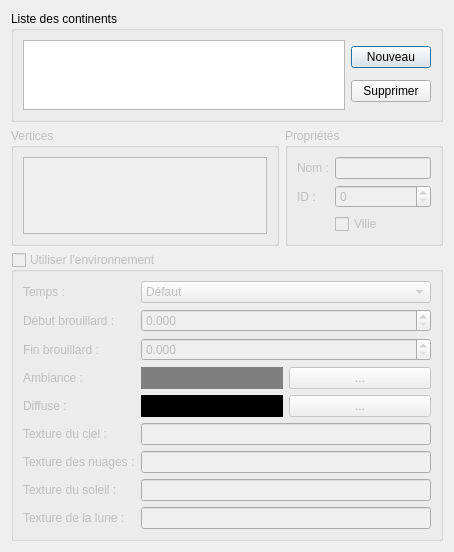
<?xml version="1.0" encoding="UTF-8"?>
<ui version="4.0">
 <class>ContinentEditDialog</class>
 <widget class="QDialog" name="ContinentEditDialog">
  <property name="geometry">
   <rect>
    <x>0</x>
    <y>0</y>
    <width>454</width>
    <height>523</height>
   </rect>
  </property>
  <property name="windowTitle">
   <string>Édition des continents</string>
  </property>
  <property name="windowIcon">
   <iconset resource="MainFrame.qrc">
    <normaloff>:/MainFrame/Resources/edit_continents.png</normaloff>:/MainFrame/Resources/edit_continents.png</iconset>
  </property>
  <layout class="QVBoxLayout" name="verticalLayout">
   <item>
    <widget class="QGroupBox" name="groupBox">
     <property name="title">
      <string>Liste des continents</string>
     </property>
     <layout class="QHBoxLayout" name="horizontalLayout">
      <item>
       <widget class="QListWidget" name="continentList">
        <property name="editTriggers">
         <set>QAbstractItemView::NoEditTriggers</set>
        </property>
       </widget>
      </item>
      <item>
       <layout class="QVBoxLayout" name="verticalLayout_2">
        <property name="leftMargin">
         <number>0</number>
        </property>
        <item>
         <widget class="QPushButton" name="newContinent">
          <property name="text">
           <string>Nouveau</string>
          </property>
          <property name="icon">
           <iconset resource="MainFrame.qrc">
            <normaloff>:/MainFrame/Resources/add.png</normaloff>:/MainFrame/Resources/add.png</iconset>
          </property>
         </widget>
        </item>
        <item>
         <widget class="QPushButton" name="deleteContinent">
          <property name="text">
           <string>Supprimer</string>
          </property>
          <property name="icon">
           <iconset resource="MainFrame.qrc">
            <normaloff>:/MainFrame/Resources/remove.png</normaloff>:/MainFrame/Resources/remove.png</iconset>
          </property>
         </widget>
        </item>
       </layout>
      </item>
     </layout>
    </widget>
   </item>
   <item>
    <layout class="QHBoxLayout" name="horizontalLayout_2">
     <property name="topMargin">
      <number>0</number>
     </property>
     <item>
      <widget class="QGroupBox" name="groupVertices">
       <property name="enabled">
        <bool>false</bool>
       </property>
       <property name="title">
        <string>Vertices</string>
       </property>
       <layout class="QVBoxLayout" name="verticalLayout_3">
        <item>
         <widget class="QListWidget" name="vertexList">
          <property name="editTriggers">
           <set>QAbstractItemView::NoEditTriggers</set>
          </property>
         </widget>
        </item>
       </layout>
      </widget>
     </item>
     <item>
      <widget class="QGroupBox" name="groupProperties">
       <property name="enabled">
        <bool>false</bool>
       </property>
       <property name="title">
        <string>Propriétés</string>
       </property>
       <layout class="QFormLayout" name="formLayout">
        <item row="0" column="0">
         <widget class="QLabel" name="label">
          <property name="text">
           <string>Nom :</string>
          </property>
         </widget>
        </item>
        <item row="0" column="1">
         <widget class="QLineEdit" name="name"/>
        </item>
        <item row="3" column="1">
         <widget class="QCheckBox" name="town">
          <property name="text">
           <string>Ville</string>
          </property>
         </widget>
        </item>
        <item row="1" column="0">
         <widget class="QLabel" name="label_2">
          <property name="text">
           <string>ID :</string>
          </property>
         </widget>
        </item>
        <item row="1" column="1">
         <widget class="QSpinBox" name="ID">
          <property name="maximum">
           <number>99999</number>
          </property>
         </widget>
        </item>
       </layout>
      </widget>
     </item>
    </layout>
   </item>
   <item>
    <widget class="QGroupBox" name="useEnvir">
     <property name="enabled">
      <bool>false</bool>
     </property>
     <property name="title">
      <string>Utiliser l'environnement</string>
     </property>
     <property name="checkable">
      <bool>true</bool>
     </property>
     <property name="checked">
      <bool>false</bool>
     </property>
     <layout class="QFormLayout" name="formLayout_2">
      <item row="0" column="0">
       <widget class="QLabel" name="label_3">
        <property name="text">
         <string>Temps :</string>
        </property>
       </widget>
      </item>
      <item row="0" column="1">
       <widget class="QComboBox" name="weather">
        <item>
         <property name="text">
          <string>Défaut</string>
         </property>
        </item>
        <item>
         <property name="text">
          <string>Tempête</string>
         </property>
        </item>
        <item>
         <property name="text">
          <string>Pluie</string>
         </property>
        </item>
        <item>
         <property name="text">
          <string>Neige</string>
         </property>
        </item>
        <item>
         <property name="text">
          <string>Soleil</string>
         </property>
        </item>
       </widget>
      </item>
      <item row="1" column="0">
       <widget class="QLabel" name="label_4">
        <property name="text">
         <string>Début brouillard :</string>
        </property>
       </widget>
      </item>
      <item row="1" column="1">
       <widget class="QDoubleSpinBox" name="startFog">
        <property name="decimals">
         <number>3</number>
        </property>
        <property name="maximum">
         <double>9999.000000000000000</double>
        </property>
       </widget>
      </item>
      <item row="2" column="0">
       <widget class="QLabel" name="label_5">
        <property name="text">
         <string>Fin brouillard :</string>
        </property>
       </widget>
      </item>
      <item row="2" column="1">
       <widget class="QDoubleSpinBox" name="endFog">
        <property name="decimals">
         <number>3</number>
        </property>
        <property name="maximum">
         <double>9999.000000000000000</double>
        </property>
       </widget>
      </item>
      <item row="3" column="0">
       <widget class="QLabel" name="label_6">
        <property name="text">
         <string>Ambiance :</string>
        </property>
       </widget>
      </item>
      <item row="3" column="1">
       <layout class="QHBoxLayout" name="horizontalLayout_3">
        <item>
         <widget class="QWidget" name="ambient" native="true">
          <property name="styleSheet">
           <string notr="true">background-color:#7f7f7f;</string>
          </property>
         </widget>
        </item>
        <item>
         <widget class="QPushButton" name="setAmbient">
          <property name="text">
           <string>...</string>
          </property>
         </widget>
        </item>
       </layout>
      </item>
      <item row="4" column="0">
       <widget class="QLabel" name="label_7">
        <property name="text">
         <string>Diffuse :</string>
        </property>
       </widget>
      </item>
      <item row="4" column="1">
       <layout class="QHBoxLayout" name="horizontalLayout_4">
        <item>
         <widget class="QWidget" name="diffuse" native="true">
          <property name="styleSheet">
           <string notr="true">background-color:#000000;</string>
          </property>
         </widget>
        </item>
        <item>
         <widget class="QPushButton" name="setDiffuse">
          <property name="text">
           <string>...</string>
          </property>
         </widget>
        </item>
       </layout>
      </item>
      <item row="5" column="0">
       <widget class="QLabel" name="label_8">
        <property name="text">
         <string>Texture du ciel :</string>
        </property>
       </widget>
      </item>
      <item row="5" column="1">
       <widget class="QLineEdit" name="skyTexture"/>
      </item>
      <item row="6" column="0">
       <widget class="QLabel" name="label_9">
        <property name="text">
         <string>Texture des nuages :</string>
        </property>
       </widget>
      </item>
      <item row="6" column="1">
       <widget class="QLineEdit" name="cloudTexture"/>
      </item>
      <item row="7" column="0">
       <widget class="QLabel" name="label_10">
        <property name="text">
         <string>Texture du soleil :</string>
        </property>
       </widget>
      </item>
      <item row="7" column="1">
       <widget class="QLineEdit" name="sunTexture"/>
      </item>
      <item row="8" column="0">
       <widget class="QLabel" name="label_11">
        <property name="text">
         <string>Texture de la lune :</string>
        </property>
       </widget>
      </item>
      <item row="8" column="1">
       <widget class="QLineEdit" name="moonTexture"/>
      </item>
     </layout>
    </widget>
   </item>
  </layout>
 </widget>
 <resources>
  <include location="MainFrame.qrc"/>
 </resources>
 <connections/>
</ui>
